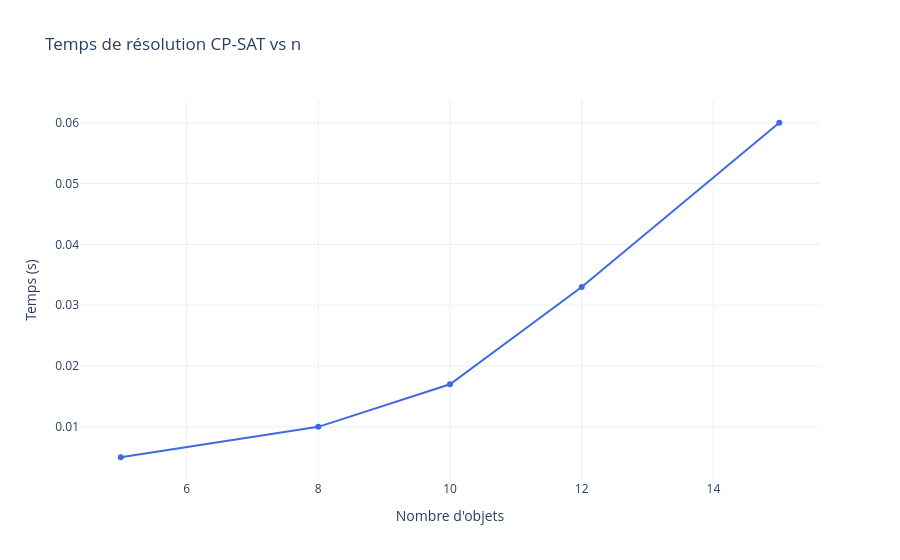

Notebook code cell kept with this figure:
### Code cell
fig = go.Figure()
fig.add_trace(go.Scatter(x=df_scale['n'], y=df_scale['temps (s)'],
    mode='lines+markers', name='Temps CP-SAT', line=dict(color='royalblue', width=2)))
fig.update_layout(title='Temps de résolution CP-SAT vs n',
    xaxis_title="Nombre d'objets", yaxis_title='Temps (s)', template='plotly_white')
fig.show()

### Figure 1 — Plotly figure (JSON) as saved in the notebook; plotly's stock layout.template omitted (floating-point values rounded to 4 significant figures)
{"data": [{"line": {"color": "royalblue", "width": 2}, "mode": "lines+markers", "name": "Temps CP-SAT", "type": "scatter", "x": [5, 8, 10, 12, 15], "y": [0.005, 0.01, 0.017, 0.033, 0.06]}], "layout": {"title": {"text": "Temps de résolution CP-SAT vs n"}, "xaxis": {"title": {"text": "Nombre d'objets"}}, "yaxis": {"title": {"text": "Temps (s)"}}}}
